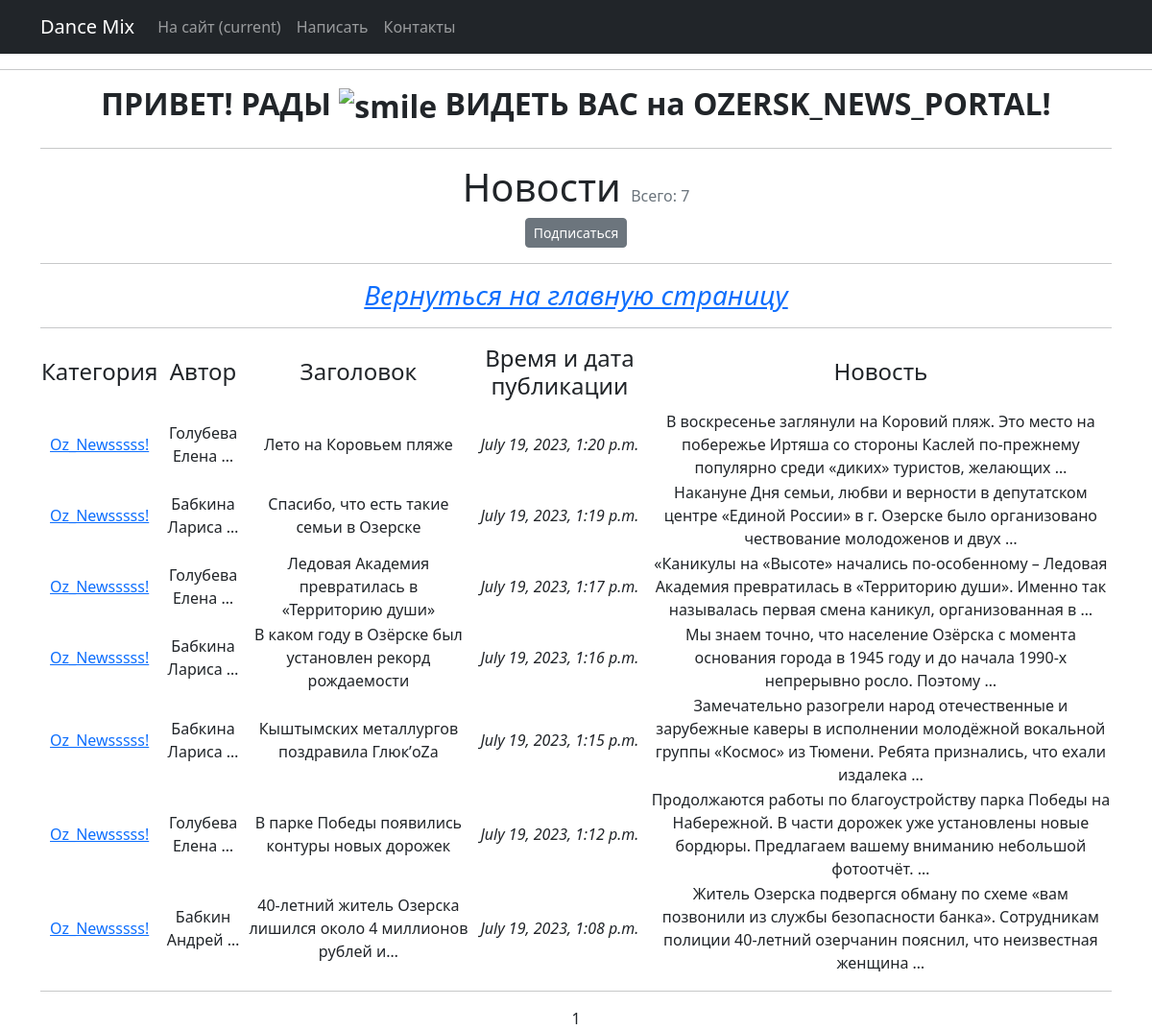
The app's page /news/categories/1, older data.
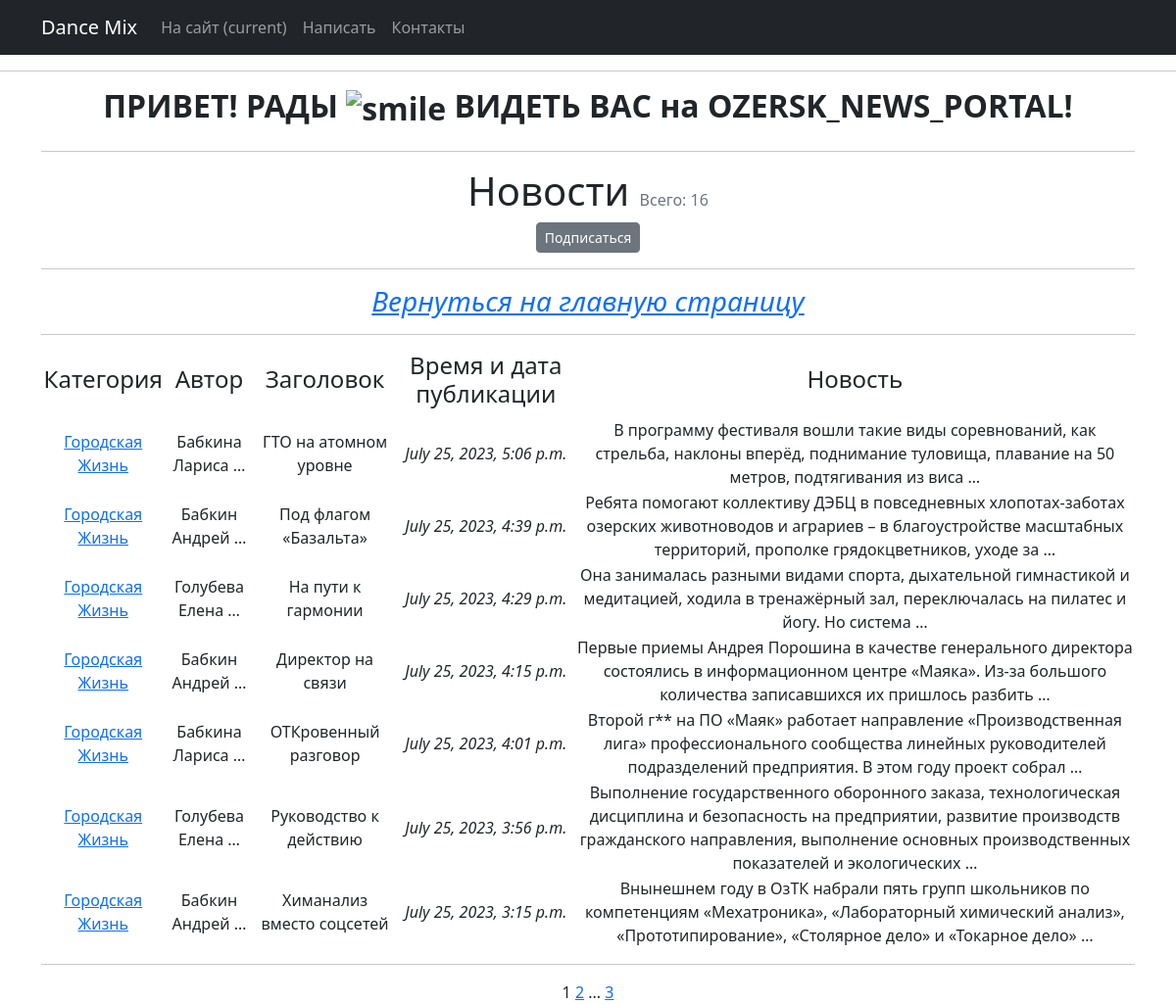
The same page, newer data.
### News_from_Ozersk/models.py (models this page shows, shortened)
class Category(models.Model):                            # Категория, к которой будет привязываться новость
    name = models.CharField(max_length=100, unique=True) # названия категорий тоже не должны повторяться
    subscribers =  models.ManyToManyField(User, related_name ='categories')
    def __str__(self):
        return self.name.title()

class New(models.Model):         # Новости для нашей витрины
    ARTICLE = 'AR'
    NEWS = 'NE'
    TYPE = [
        (ARTICLE, 'Статья'),
        (NEWS, 'Новость'),
    ]
    post_type = models.CharField(
        max_length=2,
        choices=TYPE,
        default=NEWS,
    )
    name = models.CharField(
        max_length=64,
        unique=True,              # названия новостей не должны повторяться
    )
    time_in = models.DateTimeField(auto_now_add=True)
    textPost = models.TextField()
    author = models.ForeignKey(Author1, on_delete=models.CASCADE)
    category = models.ManyToManyField(Category, through='NewCategory')

class Author1(models.Model):
    name = models.CharField(max_length=100)
    def __str__(self):
       return self.name.title()

### News_from_Ozersk/views.py (the view)
# urls.py: path('news/categories/<int:pk>', NewsCategoryList.as_view(), name='new_category'),
class NewsCategoryList(ListView):
    model = New                      # Указываем модель, объекты которой мы будем выводить
    template_name = 'news_category.html'      # Указываем имя шаблона, в котором будут все инструкции о том,
    context_object_name = 'news_category'     # Это имя списка, в котором будут лежать все объекты.
    paginate_by = 7                  # вот так мы можем указать количество записей на странице
    def get_queryset(self):
        self.category = get_object_or_404(Category, id=self.kwargs['pk'])
        queryset = New.objects.filter(category = self.category).order_by('-time_in')
        return queryset
    def get_context_data(self, **kwargs):
        context = super().get_context_data(**kwargs)
        context['is_not_subscriber'] = self.request.user not in self.category.subscribers.all()
        context['category'] = self.category
        return context

### News_from_Ozersk/templatetags/custom_filters.py (called while the page is built)
@register.filter()
def censor(value):
   stop_list = ['погода', 'бал', 'год']
   post_list = value.split()
   post_clean = []
   for clean in post_list:
      if clean in stop_list:
         clean = clean[0]+'*'*(len(clean)-1)
         post_clean.append(clean)
      else:
         post_clean.append(clean)
   return f'{" ".join(post_clean)}'

### News_from_Ozersk/templatetags/custom_tags.py (called while the page is built)
@register.simple_tag(takes_context=True)
def url_replace(context, **kwargs):
   d = context['request'].GET.copy()
   for k, v in kwargs.items():
       d[k] = v
   return d.urlencode()

### templates/news_category.html (shortened to what this page needs)
{% extends 'flatpages/default.html' %}
{% load custom_filters %}
{% load custom_tags %}
{% block content %}
    <hr>
<h1 class = "text-center">Новости <span class = "text-muted fs-6 fw-normal">Всего: {{ page_obj.paginator.count }}</span> </h1>
    {% if is_not_subscriber %}
        <p class = "text-center"><a href = "{% url 'subscribe' category.id %}" class = "btn btn-secondary btn-sm">Подписаться</a></p>
    {% endif %}
<hr>
    <h3><em><a href="http://127.0.0.1:8000/news/">Вернуться на главную страницу</a></em></h3>
   <hr>
   {% if news_category %}
       <table>
           <tr>
               <td><h4>Категория</h4></td>
               <td><h4>Автор</h4></td>
               <td><h4>Заголовок</h4></td>
               <td><h4>Время и дата публикации</h4></td>
               <td><h4>Новость</h4></td>
           </tr>
           {% for new in news_category %}
           <tr>
               <td>
                   {% for category in new.category.all %}
                       <a href="{% url 'new_category' category.id %}">{{ category|truncatewords:5 }}</a>
                   {% endfor %}
               </td>
               <td>{{ new.author|truncatewords:2 }}</td>
               <td>{{ new.name|censor|truncatechars:60 }}</td>
               <td><i>{{ new.time_in }}</i></td>
               <td>{{ new.textPost|censor|truncatewords:20 }}</td>
           </tr>
           {% endfor %}
       </table>
    <hr>
   {% else %}
       <h2>СЕГОДНЯ ХОРОШИЙ ДЕНЬ - НОВОСТЕЙ НЕТ!</h2>
   {% endif %}
   {{ page_obj.number }}
   {% if page_obj.has_next %}
       <a href="?{% url_replace page=page_obj.next_page_number %}">{{ page_obj.next_page_number }}</a>
       {% if paginator.num_pages != page_obj.next_page_number %}
           ...
           <a href="?{% url_replace page=page_obj.paginator.num_pages %}">{{ page_obj.paginator.num_pages }}</a>
       {% endif %}
   {% endif %}
{% endblock content %}

Row changes from the older to the newer data that the page shows:
removed New: author "Голубева Елена …", name|censor "Лето на Коровьем пляже", time_in "July 19, 2023, 1:20 p.m.", textPost|censor "В воскресенье заглянули на Коровий пляж. Это место на побережье Иртяша со стороны Каслей по-прежнему популярно среди «диких» туристов, желающих …", Category (name "Oz_Newsssss!")
no longer on this page (row edited): New: author "Бабкина Лариса …", name|censor "Спасибо, что есть такие семьи в Озерске", time_in "July 19, 2023, 1:19 p.m.", textPost|censor "Накануне Дня семьи, любви и верности в депутатском центре «Единой России» в г. Озерске было организовано чествование молодоженов и двух …", Category (name "Oz_Newsssss!")
no longer on this page (row unchanged): New: author "Голубева Елена …", name|censor "Ледовая Академия превратилась в «Территорию души»", time_in "July 19, 2023, 1:17 p.m.", textPost|censor "«Каникулы на «Высоте» начались по-особенному – Ледовая Академия превратилась в «Территорию души». Именно так называлась первая смена каникул, организованная в …", Category (name "Oz_Newsssss!")
no longer on this page (row unchanged): New: author "Бабкина Лариса …", name|censor "В каком году в Озёрске был установлен рекорд рождаемости", time_in "July 19, 2023, 1:16 p.m.", textPost|censor "Мы знаем точно, что население Озёрска с момента основания города в 1945 году и до начала 1990-х непрерывно росло. Поэтому …", Category (name "Oz_Newsssss!")
no longer on this page (row unchanged): New: author "Бабкина Лариса …", name|censor "Кыштымских металлургов поздравила Глюк’oZa", time_in "July 19, 2023, 1:15 p.m.", textPost|censor "Замечательно разогрели народ отечественные и зарубежные каверы в исполнении молодёжной вокальной группы «Космос» из Тюмени. Ребята признались, что ехали издалека …", Category (name "Oz_Newsssss!")
no longer on this page (row unchanged): New: author "Голубева Елена …", name|censor "В парке Победы появились контуры новых дорожек", time_in "July 19, 2023, 1:12 p.m.", textPost|censor "Продолжаются работы по благоустройству парка Победы на Набережной. В части дорожек уже установлены новые бордюры. Предлагаем вашему вниманию небольшой фотоотчёт. …", Category (name "Oz_Newsssss!")
no longer on this page (row unchanged): New: author "Бабкин Андрей …", name|censor "40-летний житель Озерска лишился около 4 миллионов рублей и…", time_in "July 19, 2023, 1:08 p.m.", textPost|censor "Житель Озерска подвергся обману по схеме «вам позвонили из службы безопасности банка». Сотрудникам полиции 40-летний озерчанин пояснил, что неизвестная женщина …", Category (name "Oz_Newsssss!")
added New: author "Бабкина Лариса …", name|censor "ГТО на атомном уровне", time_in "July 25, 2023, 5:06 p.m.", textPost|censor "В программу фестиваля вошли такие виды соревнований, как стрельба, наклоны вперёд, поднимание туловища, плавание на 50 метров, подтягивания из виса …", Category (name "Городская Жизнь")
added New: author "Бабкин Андрей …", name|censor "Под флагом «Базальта»", time_in "July 25, 2023, 4:39 p.m.", textPost|censor "Ребята помогают коллективу ДЭБЦ в повседневных хлопотах-заботах озерских животноводов и аграриев – в благоустройстве масштабных территорий, прополке грядокцветников, уходе за …", Category (name "Городская Жизнь")
added New: author "Голубева Елена …", name|censor "На пути к гармонии", time_in "July 25, 2023, 4:29 p.m.", textPost|censor "Она занималась разными видами спорта, дыхательной гимнастикой и медитацией, ходила в тренажёрный зал, переключалась на пилатес и йогу. Но система …", Category (name "Городская Жизнь")
added New: author "Бабкин Андрей …", name|censor "Директор на связи", time_in "July 25, 2023, 4:15 p.m.", textPost|censor "Первые приемы Андрея Порошина в качестве генерального директора состоялись в информационном центре «Маяка». Из-за большого количества записавшихся их пришлось разбить …", Category (name "Городская Жизнь")
added New: author "Бабкина Лариса …", name|censor "ОТКровенный разговор", time_in "July 25, 2023, 4:01 p.m.", textPost|censor "Второй г** на ПО «Маяк» работает направление «Производственная лига» профессионального сообщества линейных руководителей подразделений предприятия. В этом году проект собрал …", Category (name "Городская Жизнь")
added New: author "Голубева Елена …", name|censor "Руководство к действию", time_in "July 25, 2023, 3:56 p.m.", textPost|censor "Выполнение государственного оборонного заказа, технологическая дисциплина и безопасность на предприятии, развитие производств гражданского направления, выполнение основных производственных показателей и экологических …", Category (name "Городская Жизнь")
added New: author "Бабкин Андрей …", name|censor "Химанализ вместо соцсетей", time_in "July 25, 2023, 3:15 p.m.", textPost|censor "Внынешнем году в ОзТК набрали пять групп школьников по компетенциям «Мехатроника», «Лабораторный химический анализ», «Прототипирование», «Столярное дело» и «Токарное дело» …", Category (name "Городская Жизнь")
Text that changed along with them:
{{ page_obj.paginator.count }}: "7" → "16"
{{ page_obj.next_page_number }}: (not shown) → "2"
{{ page_obj.paginator.num_pages }}: (not shown) → "3"
